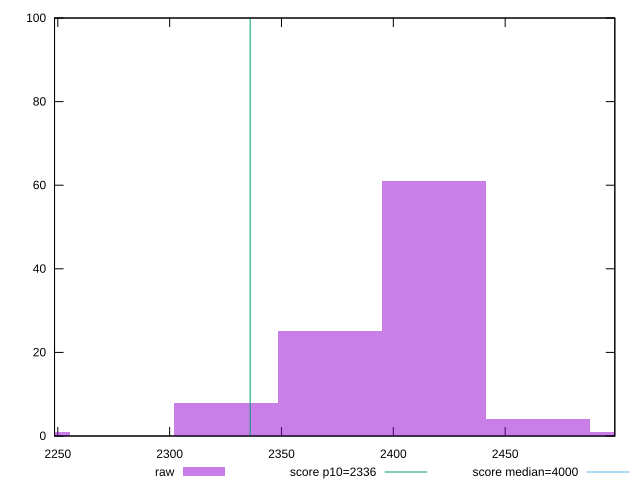

This figure's gnuplot source:
reset

$raw <<EOF
2418.2751622302076 61
2371.7698706488572 25
2464.7804538115574 4
2232.2539959048067 1
2325.264579067507 8
2511.2857453929078 1
EOF

set key outside below
set boxwidth 46.50529158135014
set xrange [2248.5371:2499.0225]
set yrange [0:100]
set trange [0:100]
set style fill transparent solid 0.5 noborder

set parametric
set terminal svg size 640, 490 enhanced background rgb 'white'
set output "report_00009_2021-02-08T22-37-41.559Z/first-contentful-paint/samples/pages+cached+noadtech+nomedia/raw/histogram.svg"

plot $raw title "raw" with boxes, \
     2336,t title "score p10=2336", \
     4000,t title "score median=4000"

reset
